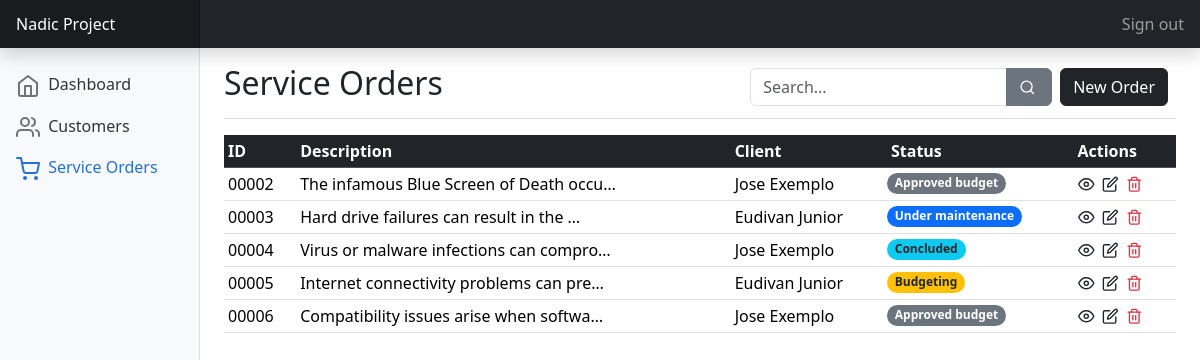
The app's page /crm/orders/ (signed in), older data.
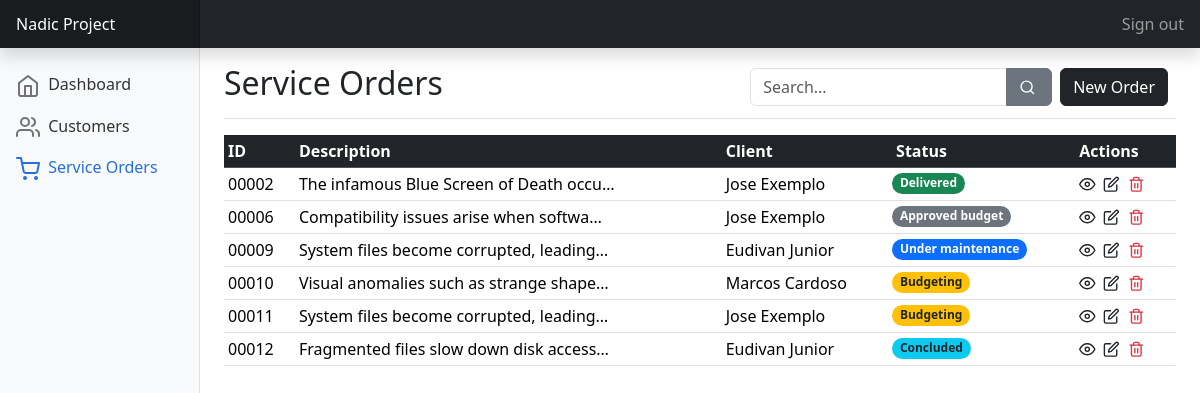
The same page, newer data.
### crm/models.py (models this page shows, shortened)
class ServiceOrder(models.Model):
    client = models.ForeignKey(Customer, on_delete=models.CASCADE)
    description = models.TextField()
    created_at = models.DateTimeField(auto_now_add=True)
    concluded_at = models.DateTimeField(null=True)
    value = models.DecimalField(max_digits=8, decimal_places=2, null=True, blank=True)
    status_choices = [('budgeting', 'Budgeting'),
                      ('approved_budget', 'Approved budget'),
                      ('under_maintenance', 'Under maintenance'),
                      ('concluded', 'Concluded'),
                      ('delivered', 'Delivered')]
    status = models.CharField(max_length=20, choices=status_choices, default='budgeting')
    def get_absolute_url(self):
        return reverse('detail_order', kwargs={'pk': self.pk})

class Customer(models.Model):
    first_name = models.CharField(max_length=50)
    last_name = models.CharField(max_length=50)
    email = models.EmailField()
    phone = models.CharField(max_length=20)
    address = models.CharField(max_length=200)
    cpf = models.CharField(max_length=11, unique=True)
    created_at = models.DateTimeField(auto_now_add=True)
    def __str__(self) -> str:
        return f"{self.first_name} {self.last_name}"

### crm/view/orders.py (the view)
# urls.py: path('orders/', ServiceOrder_ListView.as_view(), name='orders'),
class ServiceOrder_ListView(ViewBase, ListView):
    template_name = "serviceorders/list.html"
    context_object_name = "serviceorders"
    def get_queryset(self):
        search_query = self.request.GET.get('search_query')
        if search_query:
            return ServiceOrder.objects.filter(client__first_name__icontains=search_query)
        return super().get_queryset()

### crm/view/base.py (called while the page is built)
    def get_context_data(self, **kwargs):
        context = super().get_context_data(**kwargs)
        context["active_page"] = self.active_page
        return context

### crm/templates/serviceorders/list.html (shortened to what this page needs)
{% extends "../utils/base.html" %}
{% load static %}
{% load custom_filters %}
{% block main %}
    <div class="d-flex justify-content-between flex-wrap flex-md-nowrap align-items-center pt-3 pb-2 mb-3 border-bottom">
        <h1 class="h2">Service Orders</h1>
        <div class="d-flex">
            <form method="get">
                <div class="input-group">
                    <input name="search_query" type="text" value="{{request.GET.search_query}}" class="form-control" placeholder="Search..." aria-label="Search input">
                    <button class="btn btn-secondary" type="submit">
                    </button>
                </div>
            </form>
            <a href="{% url 'create_order' %}" class="btn btn-dark mx-2">New Order</a>
        </div>
    </div>
    <div class="table-responsive mb-3" style="height: calc(100vh - 160px);">
        <table class="table table-sm table-hover">
            <thead class="table-dark">
                <tr>
                    <th scope="col">ID</th>
                    <th scope="col">Description</th>
                    <th scope="col">Client</th>
                    <th scope="col">Status</th>
                    <th scope="col">Actions</th>
                </tr>
            </thead>
            <tbody>
                {% for order in serviceorders %}
                    <tr>
                        <td>{{order.id|stringformat:"05d"}}</td>
                        <td>{{order.description|truncatechars:40}}</td>
                        <td>{{order.client}}</td>
                        <td class="" style="padding-top: 1px; padding-left: 0;">
                            {% if order.status == 'budgeting' %}
                                <span class="badge rounded-pill bg-warning text-dark">Budgeting</span>
                            {% elif order.status == 'approved_budget' %}
                                <span class="badge rounded-pill bg-secondary">Approved budget</span>
                            {% elif order.status == 'under_maintenance' %}
                                <span class="badge rounded-pill bg-primary">Under maintenance</span>
                            {% elif order.status == 'concluded' %}
                                <span class="badge rounded-pill bg-info text-dark">Concluded</span>
                            {% elif order.status == 'delivered' %}
                                <span class="badge rounded-pill bg-success">Delivered</span>
                            {% else %}
                                <span class="badge rounded-pill bg-danger">Null</span>
                            {% endif %}
                        </td>
                        <td>
                            <a href="{{order.get_absolute_url}}" class="link-dark text-decoration-none">
                                <svg xmlns="http://www.w3.org/2000/svg" width="20" height="20" viewBox="0 0 29 29" fill="none" stroke="currentColor" stroke-width="2" stroke-linecap="round" stroke-linejoin="round" class="feather feather-eye">
                                    <path d="M1 12s4-8 11-8 11 8 11 8-4 8-11 8-11-8-11-8z"></path>
                                    <circle cx="12" cy="12" r="3"></circle>
                                </svg>
                            </a>
                            <a href="{% url 'update_order' pk=order.id %}" class="link-dark text-decoration-none">
                            </a>
                            <a href="{% url 'delete_order' pk=order.id %}" class="link-danger text-decoration-none">
                            </a>
                        </td>
                    </tr>
                {% empty %}
                    <tr>
                        <td colspan="5" class="text-center">
                            No service order found...
                        </td>
                    </tr>
                {% endfor %}
            </tbody>
        </table>
    </div>
{% endblock main %}

Row changes from the older to the newer data that the page shows:
removed ServiceOrder: id "00003", description "Hard drive failures can result in the …", client "Eudivan Junior", shows "Under maintenance"
removed ServiceOrder: id "00004", description "Virus or malware infections can compro…", client "Jose Exemplo", status "Concluded"
removed ServiceOrder: id "00005", description "Internet connectivity problems can pre…", client "Eudivan Junior", status "Budgeting"
changed ServiceOrder "The infamous Blue Screen of Death occu…": status "Approved budget" → "Delivered"
added ServiceOrder: id "00009", description "System files become corrupted, leading…", client "Eudivan Junior", shows "Under maintenance"
added ServiceOrder: id "00010", description "Visual anomalies such as strange shape…", client "Marcos Cardoso", status "Budgeting"
added ServiceOrder: id "00011", description "System files become corrupted, leading…", client "Jose Exemplo", status "Budgeting"
added ServiceOrder: id "00012", description "Fragmented files slow down disk access…", client "Eudivan Junior", status "Concluded"
